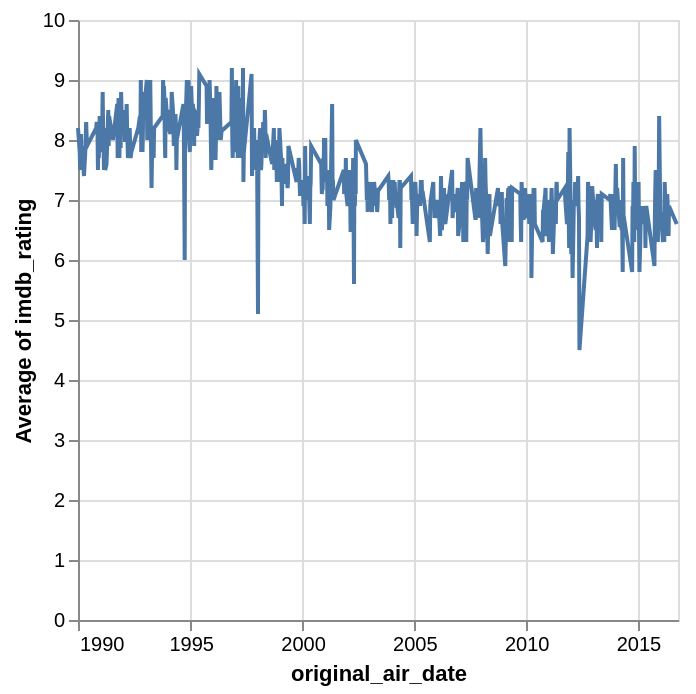

This figure's notebook cell:
### Code cell
# Q1
alt.Chart(df).mark_line().encode(
    x='original_air_date',
    y='average(imdb_rating)'
)

### Figure 1 — Vega-Lite specification as saved in the notebook (floating-point values rounded to 4 significant figures; data arrays with more than 128 entries replaced by an {"elided": "..."} marker saying what was removed)
{"config": {"view": {"continuousWidth": 300, "continuousHeight": 300}}, "data": {"name": "data-9edc062a004efa67214457a12f5c221d"}, "mark": {"type": "line"}, "encoding": {"x": {"field": "original_air_date", "type": "temporal"}, "y": {"aggregate": "average", "field": "imdb_rating", "type": "quantitative"}}, "$schema": "https://vega.github.io/schema/vega-lite/v5.20.1.json", "datasets": {"data-9edc062a004efa67214457a12f5c221d": {"elided": "600 records"}}}
